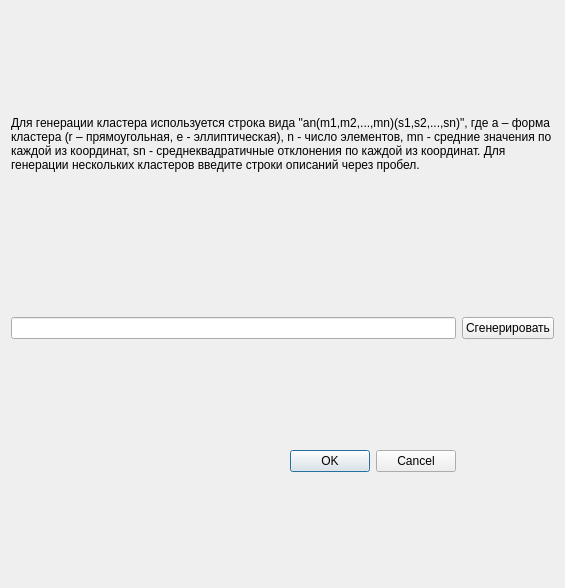
<?xml version="1.0" encoding="UTF-8"?>
<ui version="4.0">
 <class>Dialog</class>
 <widget class="QDialog" name="Dialog">
  <property name="geometry">
   <rect>
    <x>0</x>
    <y>0</y>
    <width>565</width>
    <height>588</height>
   </rect>
  </property>
  <property name="windowTitle">
   <string>Dialog</string>
  </property>
  <layout class="QGridLayout" name="gridLayout">
   <item row="3" column="0">
    <widget class="QDialogButtonBox" name="buttonBox">
     <property name="orientation">
      <enum>Qt::Horizontal</enum>
     </property>
     <property name="standardButtons">
      <set>QDialogButtonBox::Cancel|QDialogButtonBox::Ok</set>
     </property>
    </widget>
   </item>
   <item row="1" column="0">
    <widget class="QLineEdit" name="le_description"/>
   </item>
   <item row="1" column="1">
    <widget class="QPushButton" name="btn_generate">
     <property name="text">
      <string>Сгенерировать</string>
     </property>
    </widget>
   </item>
   <item row="2" column="0" colspan="2">
    <layout class="QVBoxLayout" name="plot_layout"/>
   </item>
   <item row="0" column="0" colspan="2">
    <widget class="QLabel" name="label">
     <property name="maximumSize">
      <size>
       <width>16777215</width>
       <height>90</height>
      </size>
     </property>
     <property name="text">
      <string>Для генерации кластера используется строка вида &quot;an(m1,m2,...,mn)(s1,s2,...,sn)&quot;, где a – форма кластера (r – прямоугольная, е - эллиптическая), n - число элементов, mn - средние значения по каждой из координат, sn - среднеквадратичные отклонения по каждой из координат. Для генерации нескольких кластеров введите строки описаний через пробел.</string>
     </property>
     <property name="scaledContents">
      <bool>true</bool>
     </property>
     <property name="alignment">
      <set>Qt::AlignLeading|Qt::AlignLeft|Qt::AlignTop</set>
     </property>
     <property name="wordWrap">
      <bool>true</bool>
     </property>
    </widget>
   </item>
  </layout>
 </widget>
 <resources/>
 <connections>
  <connection>
   <sender>buttonBox</sender>
   <signal>accepted()</signal>
   <receiver>Dialog</receiver>
   <slot>accept()</slot>
   <hints>
    <hint type="sourcelabel">
     <x>248</x>
     <y>254</y>
    </hint>
    <hint type="destinationlabel">
     <x>157</x>
     <y>274</y>
    </hint>
   </hints>
  </connection>
  <connection>
   <sender>buttonBox</sender>
   <signal>rejected()</signal>
   <receiver>Dialog</receiver>
   <slot>reject()</slot>
   <hints>
    <hint type="sourcelabel">
     <x>316</x>
     <y>260</y>
    </hint>
    <hint type="destinationlabel">
     <x>286</x>
     <y>274</y>
    </hint>
   </hints>
  </connection>
 </connections>
</ui>
